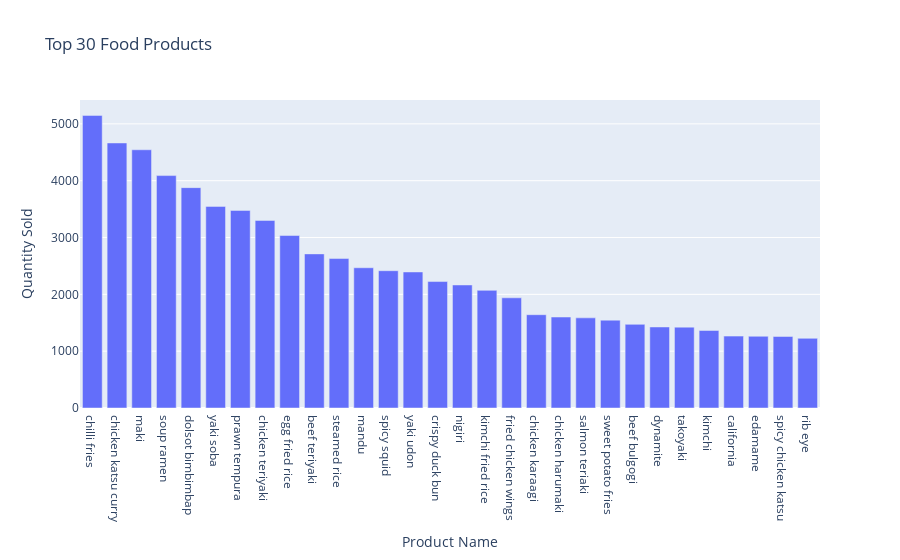

The code cell stored with this chart in its notebook:
### Code cell
px.bar(
    top_sellers.head(30),
    x="name",
    y="sold",
    labels={
        "name": "Product Name",
        "sold": "Quantity Sold",
    },
    title="Top 30 Food Products",
)

### Figure 1 — Plotly figure (JSON) as saved in the notebook; plotly's stock layout.template omitted (floating-point values rounded to 4 significant figures)
{"data": [{"alignmentgroup": "True", "hovertemplate": "Product Name=%{x}<br>Quantity Sold=%{y}<extra></extra>", "legendgroup": "", "marker": {"color": "#636efa", "pattern": {"shape": ""}}, "name": "", "offsetgroup": "", "orientation": "v", "showlegend": false, "textposition": "auto", "type": "bar", "x": ["chilli fries", "chicken katsu curry", "maki", "soup ramen", "dolsot bimbimbap", "yaki soba", "prawn tempura", "chicken teriyaki", "egg fried rice", "beef teriyaki", "steamed rice", "mandu", "spicy squid", "yaki udon", "crispy duck bun", "nigiri", "kimchi fried rice", "fried chicken wings", "chicken karaagi", "chicken harumaki", "salmon teriaki", "sweet potato fries", "beef bulgogi", "dynamite", "takoyaki", "kimchi", "california", "edamame", "spicy chicken katsu", "rib eye"], "xaxis": "x", "y": [5149, 4664, 4544, 4090, 3878, 3548, 3477, 3301, 3035, 2712, 2630, 2468, 2416, 2394, 2225, 2165, 2070, 1939, 1642, 1601, 1586, 1546, 1472, 1426, 1423, 1364, 1265, 1262, 1259, 1226], "yaxis": "y"}], "layout": {"barmode": "relative", "legend": {"tracegroupgap": 0}, "title": {"text": "Top 30 Food Products"}, "xaxis": {"anchor": "y", "domain": [0, 1], "title": {"text": "Product Name"}}, "yaxis": {"anchor": "x", "domain": [0, 1], "title": {"text": "Quantity Sold"}}}}
